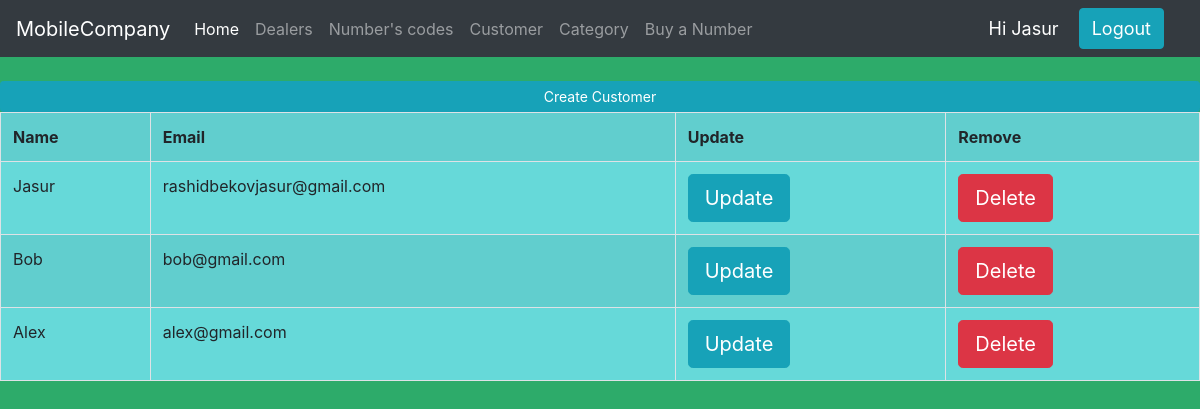
The page /customer/ (signed in) on the database its author committed.
### mobile_company/models.py (models this page shows, shortened)
class Customer(models.Model):
    user = models.OneToOneField(User, null=True, on_delete=models.SET_NULL)
    name = models.CharField(max_length=100, null=True)
    email = models.CharField(max_length=100, null=True)

### mobile_company/decorators.py (the view)
        def wrapper(request, *args, **kwargs):
            group = None
            if request.user.groups.exists():
                group = request.user.groups.all()[0].name
            if group in allowed_users:
                return func(request, *args, **kwargs)
            else:
                return HttpResponse('Error')

### mobile_company/views.py (called while the page is built)
@allowed_users(allowed_users=['admin', 'manager'])
@login_required(login_url='login')
def customer(request):
    customer = Customer.objects.all()
    return render(request, 'mobile_company/customer.html', {'customer': customer,})

### mobile_company/templates/mobile_company/customer.html
{% extends 'mobile_company/main.html' %}
{% block content %}
    <br>
    <div>
        <div>
            <div class=>
            <a class="btn btn-primary btn-sm btn-block btn-info" href="{% url 'CustomerCreate' %}"> Create Customer
            </a>
                <table class="table table-striped table-bordered table-hover">
                    <tr>
                        <th> Name </th>
                        <th> Email </th>
                        <th> Update </th>
                        <th> Remove </th>
                    </tr>
                    {% for i in customer %}
                        <tr>
                            <td>{{ i.name }}</td>
                            <td>{{ i.email }}</td>
                            <td><a class="btn btn-primary btn-lg btn-info" href="{% url 'CustomerUpdate' i.id %}"> Update</a></td>
                            <td><a class="btn btn-primary btn-lg btn-danger" href="{% url 'CustomerDelete' i.id  %}">Delete</a></td>
                        </tr>
                    {% endfor %}
                </table>
            </div>
        </div>
    </div>
{% endblock %}

### mobile_company/templates/mobile_company/navbar.html (shortened to what this page needs)
<nav class="navbar navbar-expand-lg navbar-dark bg-dark">
  <a class="navbar-brand" href=""> MobileCompany </a>
  <div class="collapse navbar-collapse" id="navbarNav">
    <ul class="navbar-nav">
      <li class="nav-item active">
        <a class="nav-link" href="{% url 'home' %}">Home</a>
      </li>
      <li class="nav-item">
        <a class="nav-link" href="{% url 'dealers' %}"> Dealers </a>
      </li>
        <li class="nav-item">
        <a class="nav-link" href="{% url 'NumberCode' %}"> Number's codes </a>
      </li>
      <li class="nav-item">
        <a class="nav-link" href="{% url 'customer' %}"> Customer </a>
      </li>
        <li class="nav-item">
        <a class="nav-link" href="{% url 'category' %}"> Category </a>
      </li>
        <li class="nav-item">
        <a class="nav-link" href="{% url 'UserPage' %}"> Buy a Number </a>
      </li>
      </ul>
  </div>
    <span id="hello">Hi {{ request.user }}</span>
    <span><a id="hello" href="{% url 'logout' %}" class="btn btn-primary btn-info"> Logout </a></span>
</nav>

### mobile_company/templates/mobile_company/main.html (style rules this page uses)
body { background-color: #2dab6a; }
table { background-color: #66d9d9; }

### mobile_company/templates/mobile_company/navbar.html (style rules this page uses)
#hello { font-size: 18px; color: white; margin-right: 20px; }

### rows shown on the page
Customer: name "Jasur", email "rashidbekovjasur@gmail.com"
Customer: name "Bob", email "bob@gmail.com"
Customer: name "Alex", email "alex@gmail.com"

### other values the page prints
{{ request.user }} "Jasur"
